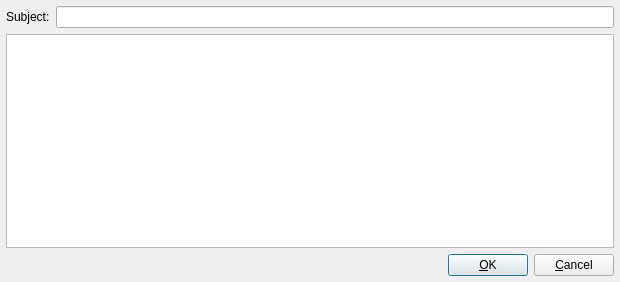
<?xml version="1.0" encoding="UTF-8"?>
<ui version="4.0">
 <class>AddNoteDialogUI</class>
 <widget class="QDialog" name="AddNoteDialogUI">
  <property name="geometry">
   <rect>
    <x>0</x>
    <y>0</y>
    <width>620</width>
    <height>282</height>
   </rect>
  </property>
  <property name="windowTitle">
   <string>Add Note</string>
  </property>
  <layout class="QVBoxLayout">
   <property name="spacing">
    <number>6</number>
   </property>
   <property name="margin">
    <number>6</number>
   </property>
   <item>
    <layout class="QHBoxLayout">
     <property name="spacing">
      <number>6</number>
     </property>
     <property name="margin">
      <number>0</number>
     </property>
     <item>
      <widget class="QLabel" name="textLabel1">
       <property name="text">
        <string>Subject:</string>
       </property>
      </widget>
     </item>
     <item>
      <widget class="QLineEdit" name="mSubject"/>
     </item>
    </layout>
   </item>
   <item>
    <widget class="QTextEdit" name="mBody"/>
   </item>
   <item>
    <layout class="QHBoxLayout">
     <property name="spacing">
      <number>6</number>
     </property>
     <property name="margin">
      <number>0</number>
     </property>
    </layout>
   </item>
   <item>
    <layout class="QHBoxLayout">
     <property name="spacing">
      <number>6</number>
     </property>
     <property name="margin">
      <number>0</number>
     </property>
     <item>
      <spacer>
       <property name="orientation">
        <enum>Qt::Horizontal</enum>
       </property>
       <property name="sizeType">
        <enum>QSizePolicy::Expanding</enum>
       </property>
       <property name="sizeHint" stdset="0">
        <size>
         <width>291</width>
         <height>16</height>
        </size>
       </property>
      </spacer>
     </item>
     <item>
      <widget class="QPushButton" name="mOKButton">
       <property name="text">
        <string>&amp;OK</string>
       </property>
       <property name="shortcut">
        <string>Alt+O</string>
       </property>
      </widget>
     </item>
     <item>
      <widget class="QPushButton" name="mCancelButton">
       <property name="text">
        <string>&amp;Cancel</string>
       </property>
       <property name="shortcut">
        <string>Alt+C</string>
       </property>
      </widget>
     </item>
    </layout>
   </item>
  </layout>
 </widget>
 <layoutdefault spacing="6" margin="11"/>
 <tabstops>
  <tabstop>mSubject</tabstop>
  <tabstop>mBody</tabstop>
  <tabstop>mOKButton</tabstop>
  <tabstop>mCancelButton</tabstop>
 </tabstops>
 <resources/>
 <connections>
  <connection>
   <sender>mOKButton</sender>
   <signal>clicked()</signal>
   <receiver>AddNoteDialogUI</receiver>
   <slot>accept()</slot>
   <hints>
    <hint type="sourcelabel">
     <x>467</x>
     <y>446</y>
    </hint>
    <hint type="destinationlabel">
     <x>395</x>
     <y>443</y>
    </hint>
   </hints>
  </connection>
  <connection>
   <sender>mCancelButton</sender>
   <signal>clicked()</signal>
   <receiver>AddNoteDialogUI</receiver>
   <slot>reject()</slot>
   <hints>
    <hint type="sourcelabel">
     <x>569</x>
     <y>444</y>
    </hint>
    <hint type="destinationlabel">
     <x>569</x>
     <y>459</y>
    </hint>
   </hints>
  </connection>
 </connections>
</ui>
